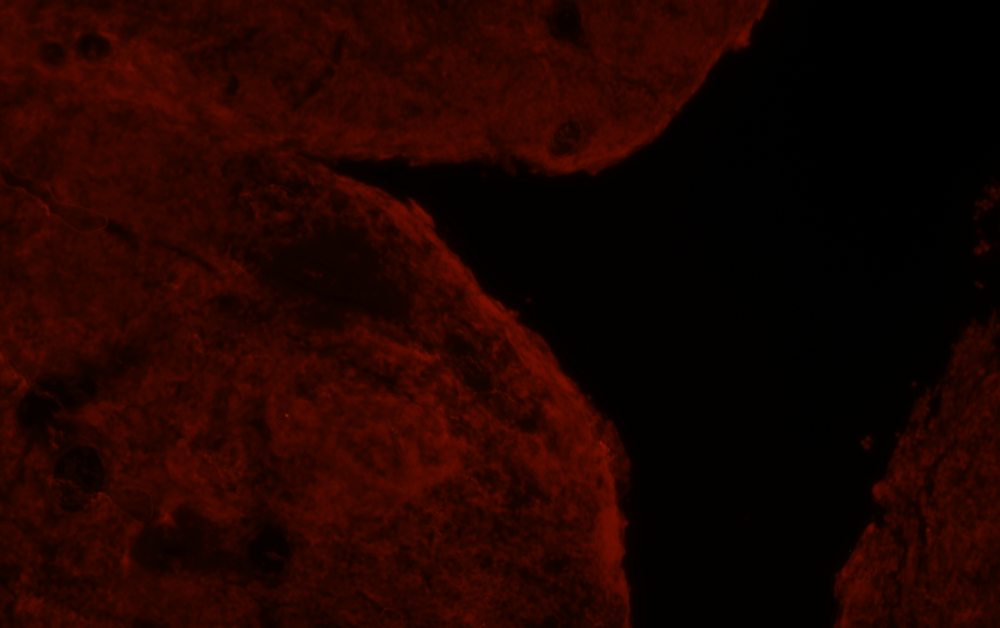
#> input picture 13.png, 1000 x 628 px, shrunk from 1936 x 1216 before the run
$ python edgedetection.py
#> lines starting #> are read from the running program, lines starting #| are printed output that depends on the picture; after the words box and inside, x2 and y2 are one past the last pixel; in counts of white or black regions, pixels touching at a corner belong together
# -*- coding: utf-8 -*-
"""
Created on Sat May 11 13:44:26 2019

@author: thuli
"""
import cv2
import numpy as np

img=cv2.imread('13.png',0)
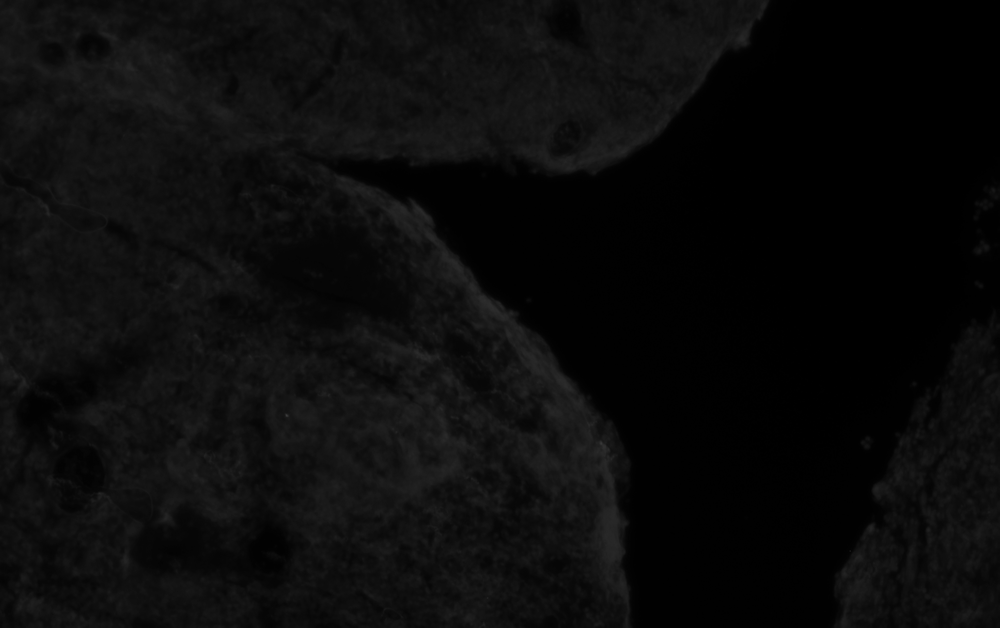
#> img: shape (628, 1000); min 0, max 60, mean 11.2
edges=cv2.Canny(img,5,30)
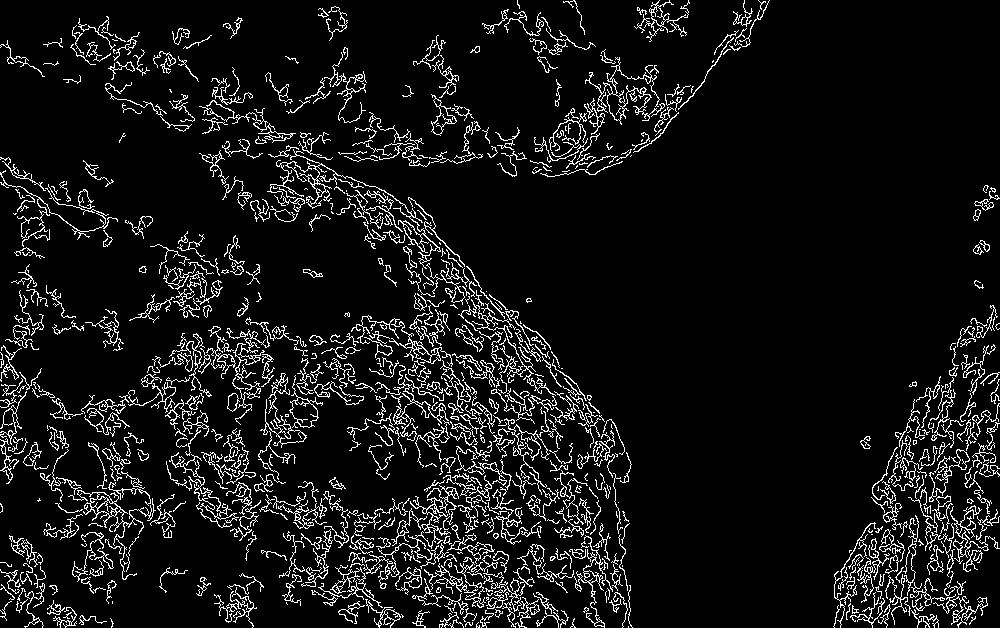
#> edges: shape (628, 1000); 8.2% white in thin lines or dots
cv2.imwrite('13_e_5_30.png',edges)


ret,thresh1 = cv2.threshold(img,3,255,cv2.THRESH_BINARY)
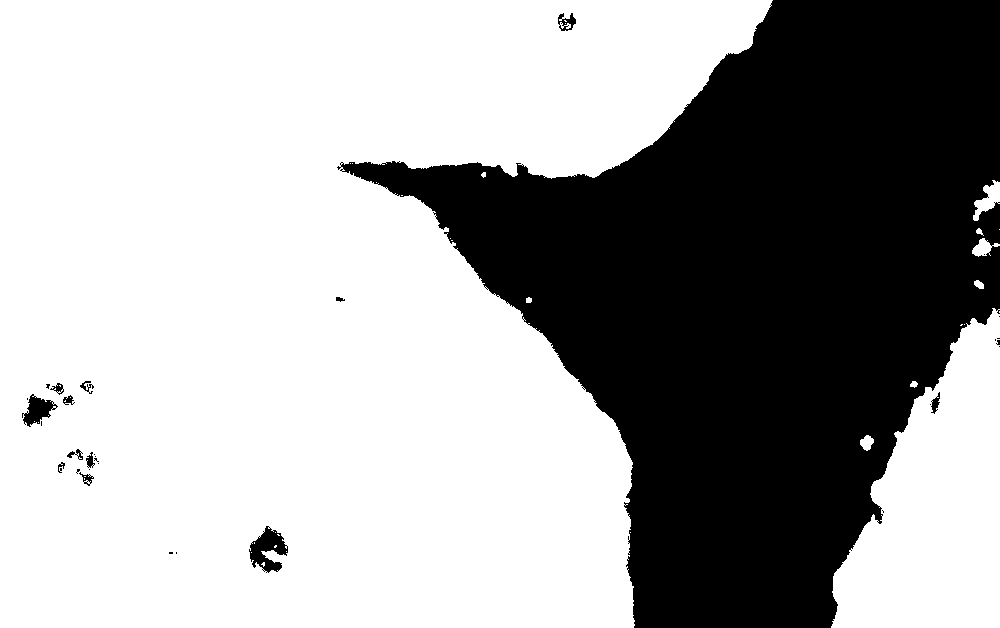
#> thresh1: shape (628, 1000); 64.9% white; 32 black regions (19 under 20 px), largest, box (x1, y1, x2, y2) and area: (337, 0, 1000, 628) 217847, (249, 526, 288, 573) 970, (22, 394, 58, 427) 580
cv2.imwrite('13_t.png',thresh1)
edges=cv2.Canny(thresh1,5,30)
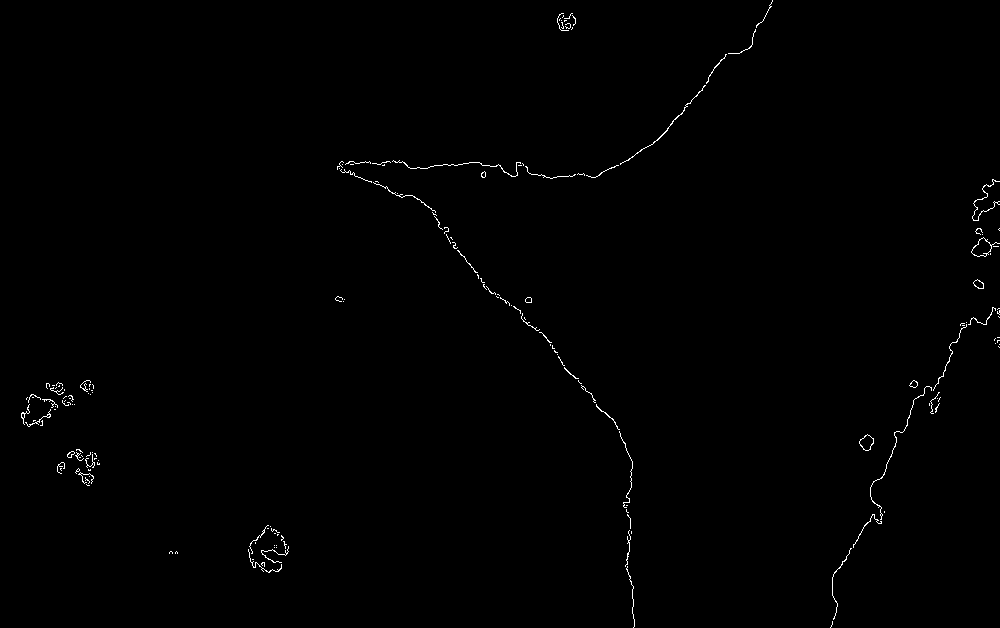
#> edges: shape (628, 1000); 0.5% white in thin lines or dots
cv2.imwrite('13_e_t.png',edges)

$ run again, with 13_e.png copied over 13.png
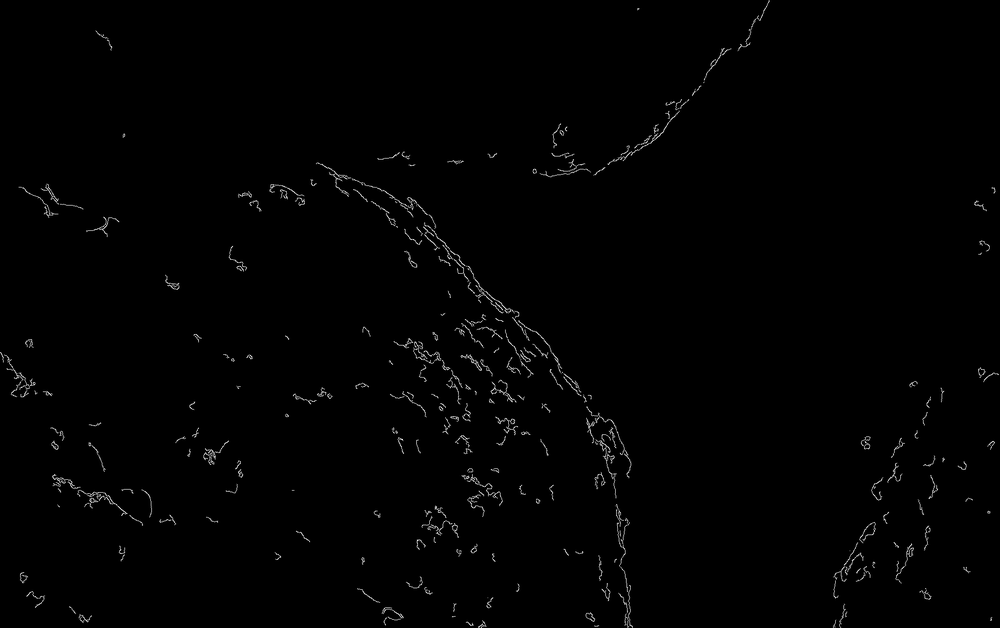
#> input picture 13_e.png, 1000 x 628 px, shrunk from 1936 x 1216 before the run
#> img is the input picture: shape (628, 1000); min 0, max 242, mean 2
#> `edges=cv2.Canny(img,5,30)`:
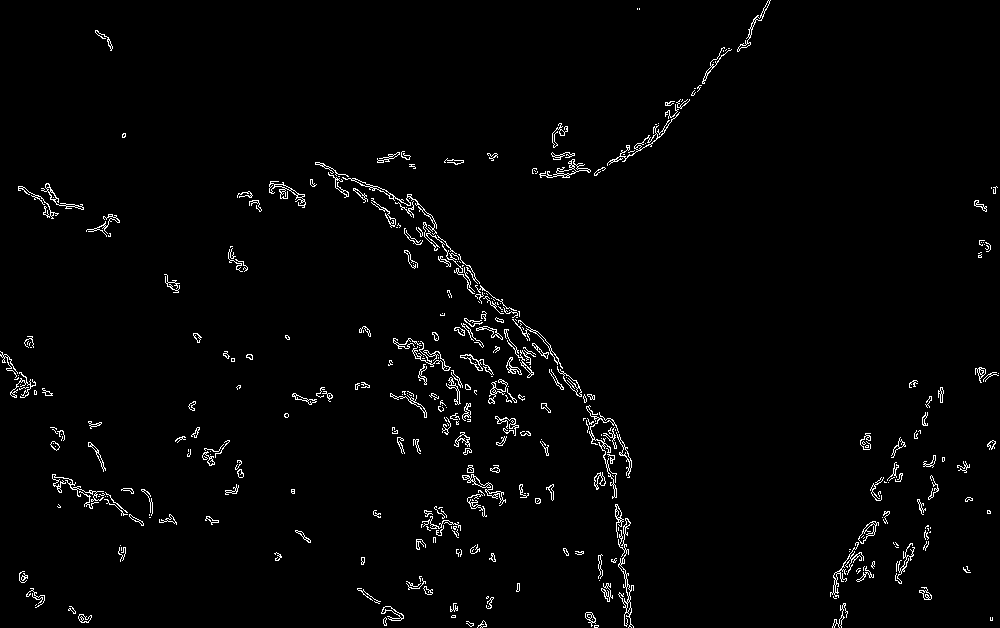
#> edges: shape (628, 1000); 2% white in thin lines or dots
#> thresh1: shape (628, 1000); 2.6% white in thin lines or dots
#> `edges=cv2.Canny(thresh1,5,30)`:
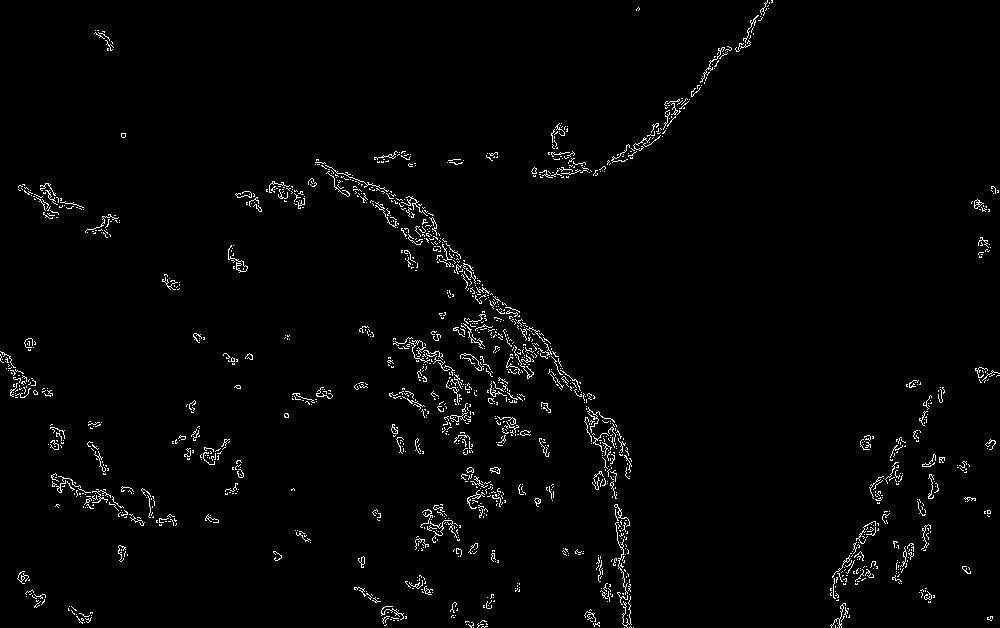
#> edges: shape (628, 1000); 1.9% white in thin lines or dots
